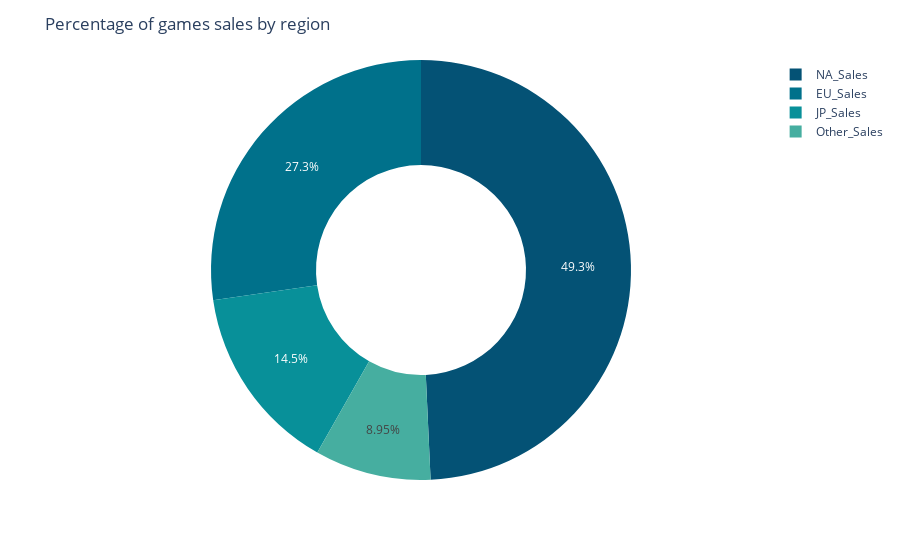

Notebook source saved alongside this figure:
### Code cell
# Create Pieplot
fig = px.pie(df, values="Sales", names="Region", hole=0.5, color_discrete_sequence=px.colors.sequential.Bluyl_r)

# Update Labels
fig.update_traces(textinfo="percent")
fig.update_layout(title="Percentage of games sales by region")

# Return Values
fig.show()

### Figure 1 — Plotly figure (JSON) as saved in the notebook; plotly's stock layout.template omitted (floating-point values rounded to 4 significant figures)
{"data": [{"domain": {"x": [0, 1], "y": [0, 1]}, "hole": 0.5, "hovertemplate": "Region=%{label}<br>Sales=%{value}<extra></extra>", "labels": ["NA_Sales", "EU_Sales", "JP_Sales", "Other_Sales"], "legendgroup": "", "name": "", "showlegend": true, "textinfo": "percent", "type": "pie", "values": [4393.0, 2434.0, 1291.0, 797.8]}], "layout": {"legend": {"tracegroupgap": 0}, "margin": {"t": 60}, "piecolorway": ["rgb(4, 82, 117)", "rgb(0, 113, 139)", "rgb(8, 144, 153)", "rgb(70, 174, 160)", "rgb(124, 203, 162)", "rgb(183, 230, 165)", "rgb(247, 254, 174)"], "title": {"text": "Percentage of games sales by region"}}}
